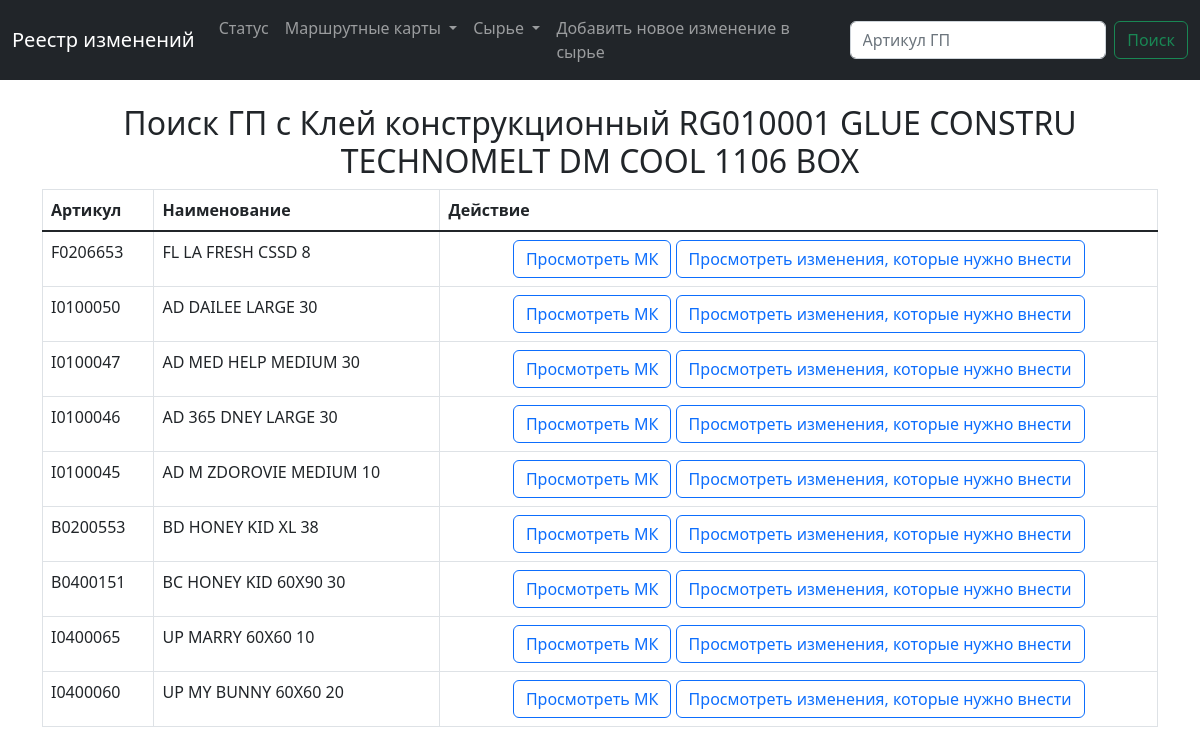
The page /gen/12 on the database its author committed.
### main/models.py (models this page shows, shortened)
class Change (models.Model):
    raw_current = models.ForeignKey(Raw, blank=True, null=True, on_delete=models.CASCADE, related_name='raw_current')
    raw_new = models.ForeignKey(Raw, blank=True, null=True, on_delete=models.CASCADE, related_name='raw_new')
    created_date = models.DateTimeField(default=timezone.now)  # когда была создана заявка

class Raw (models.Model):
    num = models.CharField(max_length=200)  # артикул сырья
    name = models.CharField(max_length=200)  # наименование
    layer = models.CharField(max_length=200)  # навзвание слоя на русском
    def __str__(self):
        return self.layer +' ' + self.num +' ' + self.name

class Sku (models.Model):
    num = models.CharField(max_length=200)  # артикул готоваой продукции (ГП)
    name = models.CharField(max_length=200)  # наименование ГП
    raw = models.ManyToManyField(Raw, blank=True)  # сырье
    weight = models.IntegerField(blank=True, null=True)  # вес
    photo = models.ImageField(blank=True, null=True,
                              upload_to="images/")  # фото
    type = models.ForeignKey(ProductsTypes, blank=True, null=True, on_delete=models.CASCADE)

### main/views.py (the view)
# urls.py: path('gen/<change_id>', views.gen, name='gen'),
def gen(request,change_id):
    change = Change.objects.get(id=change_id)
    sku = Sku.objects.filter(raw = change.raw_current)
    return render(request, 'main/gen.html', {'change':change,'sku':sku,})

### main/templates/main/gen.html (shortened to what this page needs)
{% extends 'main/base.html' %}
{% block content %}
    <br>
    <div class="container">
        <thead>
            <h2 style="text-align: center;"> Поиск ГП с {{change.raw_current}}<br></h2>
            <table class="table table-bordered" style="width:100%">
                <thead>
                    <tr style="font-weight:bold">
                        <td>Артикул</td>
                        <td>Наименование</td>
                        <td>Действие</td>
                    </tr>
                </thead>
                <tr>
                    {% for sku in sku %}
                        <td>{{sku.num}} </td>
                        <td>{{sku.name}}</td>
                        <td align="center">
                            <div class="btn-group" role="group" aria-label="Basic example">
                                <a href="{% url 'show_sku' sku.id %}" type="button" class="btn btn-outline-primary">Просмотреть МК</a>
                            </div>
                            <div class="btn-group" role="group" aria-label="Basic example">
                                <a href="{% url 'change' sku.id %}" type="button" class="btn btn-outline-primary">Просмотреть изменения, которые нужно внести</a>
                            </div>
                        </td>
                </tr>
                {% endfor %}
            </table>
                </div>
{% endblock %}

### rows shown on the page
Change: raw_current "Клей конструкционный RG010001 GLUE CONSTRU TECHNOMELT DM COOL 1106 BOX"
Sku: num "F0206653", name "FL LA FRESH CSSD 8"
Sku: num "I0100050", name "AD DAILEE LARGE 30"
Sku: num "I0100047", name "AD MED HELP MEDIUM 30"
Sku: num "I0100046", name "AD 365 DNEY LARGE 30"
Sku: num "I0100045", name "AD M ZDOROVIE MEDIUM 10"
Sku: num "B0200553", name "BD HONEY KID XL 38"
Sku: num "B0400151", name "BC HONEY KID 60X90 30"
Sku: num "I0400065", name "UP MARRY 60X60 10"
Sku: num "I0400060", name "UP MY BUNNY 60X60 20"
